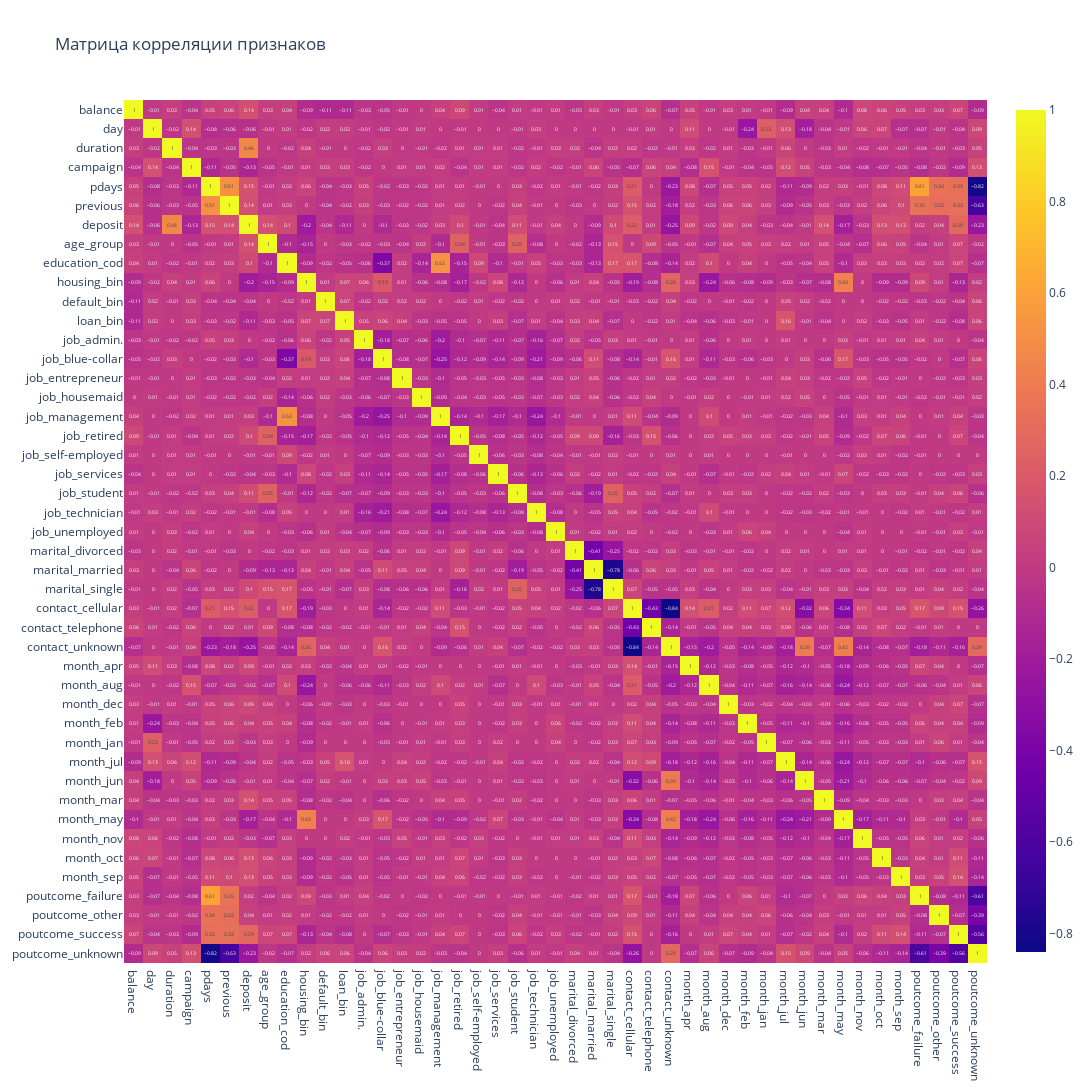

The cell this chart's notebook holds for it:
### Markdown cell above
### Задания 5 и 6

### Code cell
# постройте корреляционную матрицу и оцените данные на предмет наличия мультиколлинеарности
corrs = round(df.corr(), 2)
fig = px.imshow(
    img=corrs.values,
    x=list(corrs.columns),
    y=list(corrs.index),
    text_auto=True,    
    title='Матрица корреляции признаков',
    width=1850,
    height=1500
    )
fig.show()

### Figure 1 — Plotly figure (JSON) as saved in the notebook; plotly's stock layout.template omitted (floating-point values rounded to 4 significant figures; data arrays with more than 128 entries replaced by an {"elided": "..."} marker saying what was removed)
{"data": [{"coloraxis": "coloraxis", "hovertemplate": "x: %{x}<br>y: %{y}<br>color: %{z}<extra></extra>", "name": "0", "texttemplate": "%{z}", "type": "heatmap", "x": ["balance", "day", "duration", "campaign", "pdays", "previous", "deposit", "age_group", "education_cod", "housing_bin", "default_bin", "loan_bin", "job_admin.", "job_blue-collar", "job_entrepreneur", "job_housemaid", "job_management", "job_retired", "job_self-employed", "job_services", "job_student", "job_technician", "job_unemployed", "marital_divorced", "marital_married", "marital_single", "contact_cellular", "contact_telephone", "contact_unknown", "month_apr", "month_aug", "month_dec", "month_feb", "month_jan", "month_jul", "month_jun", "month_mar", "month_may", "month_nov", "month_oct", "month_sep", "poutcome_failure", "poutcome_other", "poutcome_success", "poutcome_unknown"], "xaxis": "x", "y": ["balance", "day", "duration", "campaign", "pdays", "previous", "deposit", "age_group", "education_cod", "housing_bin", "default_bin", "loan_bin", "job_admin.", "job_blue-collar", "job_entrepreneur", "job_housemaid", "job_management", "job_retired", "job_self-employed", "job_services", "job_student", "job_technician", "job_unemployed", "marital_divorced", "marital_married", "marital_single", "contact_cellular", "contact_telephone", "contact_unknown", "month_apr", "month_aug", "month_dec", "month_feb", "month_jan", "month_jul", "month_jun", "month_mar", "month_may", "month_nov", "month_oct", "month_sep", "poutcome_failure", "poutcome_other", "poutcome_success", "poutcome_unknown"], "yaxis": "y", "z": {"elided": "45x45 float values"}}], "layout": {"coloraxis": {"colorscale": [[0, "#0d0887"], [0.1111, "#46039f"], [0.2222, "#7201a8"], [0.3333, "#9c179e"], [0.4444, "#bd3786"], [0.5556, "#d8576b"], [0.6667, "#ed7953"], [0.7778, "#fb9f3a"], [0.8889, "#fdca26"], [1, "#f0f921"]]}, "height": 1500, "title": {"text": "Матрица корреляции признаков"}, "width": 1850, "xaxis": {"anchor": "y", "constrain": "domain", "domain": [0, 1], "scaleanchor": "y"}, "yaxis": {"anchor": "x", "autorange": "reversed", "constrain": "domain", "domain": [0, 1]}}}
